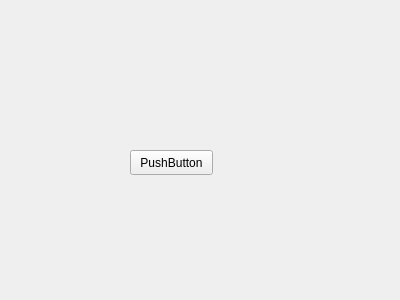
<?xml version="1.0" encoding="UTF-8"?>
<ui version="4.0">
 <class>HomePage</class>
 <widget class="QWidget" name="HomePage">
  <property name="geometry">
   <rect>
    <x>0</x>
    <y>0</y>
    <width>400</width>
    <height>300</height>
   </rect>
  </property>
  <property name="windowTitle">
   <string>Form</string>
  </property>
  <widget class="QPushButton" name="pushButton">
   <property name="geometry">
    <rect>
     <x>130</x>
     <y>150</y>
     <width>83</width>
     <height>25</height>
    </rect>
   </property>
   <property name="text">
    <string>PushButton</string>
   </property>
  </widget>
 </widget>
 <resources/>
 <connections/>
</ui>
